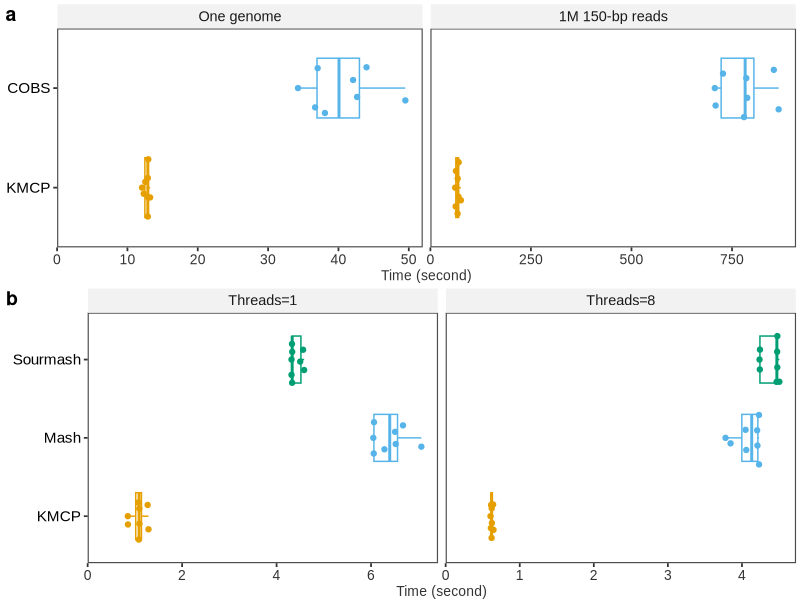

Write R code to recreate this figure.
#!/usr/bin/env Rscript
library(tidyverse)
library(dplyr)
library(scales)
library(ggthemes)
library(cowplot)
library(ggbeeswarm)

theme1 <- theme_bw() +
    theme(
        panel.border = element_rect(color = "grey30", size = 0.8),
        panel.background = element_blank(),
        panel.grid.major = element_blank(),
        panel.grid.minor = element_blank(),
        # plot.margin = unit(c(0.1,0.4,0.1,0.1),"cm"),
        axis.ticks.y = element_line(size = 0.6),
        axis.ticks.x = element_line(size = 0.6),
        
        strip.background = element_rect(
            colour = "white",
            fill = "grey95",
            size = 0.2
        ),
        strip.text.y = element_text(size = 13),
        
        legend.text = element_text(size = 13),
        legend.margin = margin(0.1, 0.1, 0.1, 0.1, unit = "cm"),
        
        text = element_text(size = 13, family = "arial"),
        plot.title = element_text(size = 15),
        plot.margin = unit(c(0.1,0.1,0.1,0.5), "cm"),
    )

## ------------------------------------------------------------------


df <- read.csv("bench.kmcp-cobs.csv")

df$app <- factor(df$app, levels = c('KMCP', 'COBS'))
df$group <- factor(df$group, levels = unique(df$group))

n <- length(unique(df$app))

colors <- colorblind_pal()(n+1)[2:(n+1)]

p1 <- ggplot(df,
            aes(app, time, color = app)) +
    geom_boxplot(width = 0.6) + 
    # geom_jitter(width = 0.2) +
    # geom_point(size = 1.2) +
    geom_quasirandom(size = 1.5) + 
    coord_flip() +
    facet_grid(. ~ group, scales = "free_x") + 
    xlab(NULL) +
    ylab('Time (second)') +
    expand_limits(y = 0) + 
    scale_y_continuous(expand = expansion(mult = c(0, 0.05))) + 
    scale_color_manual(values = colors) +
    theme1 +
    theme(legend.position = "none",
          axis.text.y = element_text(size = 11, color="black"),
          axis.text.x = element_text(size = 10, color="grey20"),
          axis.title.x = element_text(size = 10, color="grey20"),
          )

## ------------------------------------------------------------------

df2 <- read.csv("bench.kmcp-mash-sourmash.csv")

df2$app <- factor(df2$app, levels = c('KMCP', 'Mash', 'Sourmash'))

n <- length(unique(df2$app))

colors <- colorblind_pal()(n+1)[2:(n+1)]

p2 <- ggplot(df2,
            aes(app, time, color = app)) +
    geom_boxplot(width = 0.6) + 
    # geom_jitter(width = 0.2) +
    # geom_point(size = 1.2) +
    geom_quasirandom(size = 1.5) + 
    coord_flip() +
    facet_grid(. ~ group, scales = "free_x") + 
    xlab(NULL) +
    ylab('Time (second)') +
    expand_limits(y = 0) + 
    scale_y_continuous(expand = expansion(mult = c(0, 0.05))) + 
    scale_color_manual(values = colors) +
    theme1 +
    theme(legend.position = "none",
          axis.text.y = element_text(size = 11, color="black"),
          axis.text.x = element_text(size = 10, color="grey20"),
          axis.title.x = element_text(size = 10, color="grey20"),
    )

## ------------------------------------------------------------------

p <- plot_grid(
    p1,
    p2,
    nrow = 2,
    labels = c("a", "b"),
    rel_heights = c(1.8, 2)
) + theme ( # fill the gap in sub figures
    panel.background = element_rect(fill = "white", colour = NA),
) 



ggsave(p,
       file = "bench.searching.jpg",
       width = 5,
       height = 3.5)
